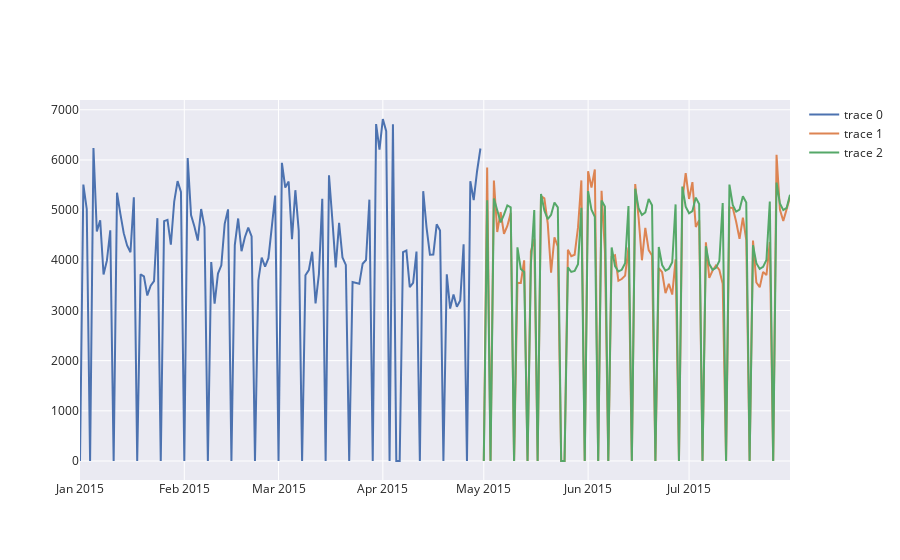

Notebook source saved alongside this figure:
### Code cell
fig = go.Figure()

fig.add_trace(go.Scatter(x=valid['Sales'].index,
                         y=valid['Sales'],
                         mode='lines'),
             )

fig.add_trace(go.Scatter(x=test['Sales'].index,
                         y=test['Sales'],
                         mode='lines'),
             )

fig.add_trace(go.Scatter(x=preds.index,
                         y=preds,
                         mode='lines'),
             )
